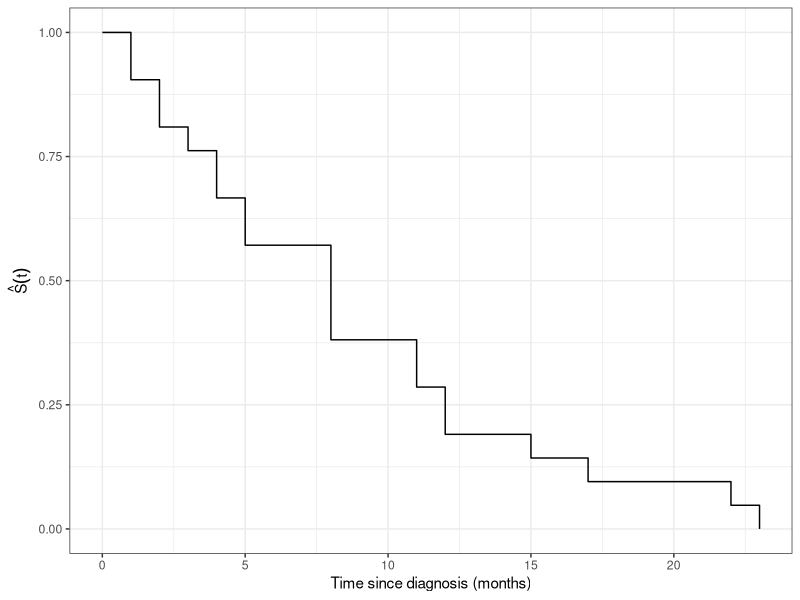

Recreate this plot in R.
## ---- chunk 1
#| code-fold: true

library(KMsurv)
library(dplyr)
data(drug6mp)

placebo_times <- drug6mp$t1
emp_cdf <- ecdf(placebo_times)

placebo_surv <-
  tibble(t = sort(unique(placebo_times))) |>
  mutate(
    `n with time > t` = purrr::map_int(t, \(time) sum(placebo_times > time)),
    `S-hat(t)` = 1 - emp_cdf(t)
  )

placebo_surv
## ---- chunk 2
#| code-fold: true

library(ggplot2)

placebo_surv_plot <-
  placebo_surv |>
  select(t, `S-hat(t)`) |>
  add_row(t = 0, `S-hat(t)` = 1, .before = 1)

ggplot(placebo_surv_plot) +
  aes(x = t, y = `S-hat(t)`) +
  geom_step(direction = "hv") +
  expand_limits(y = c(0, 1)) +
  xlab("Time since diagnosis (months)") +
  ylab(expression(hat(S)(t))) +
  theme_bw()
